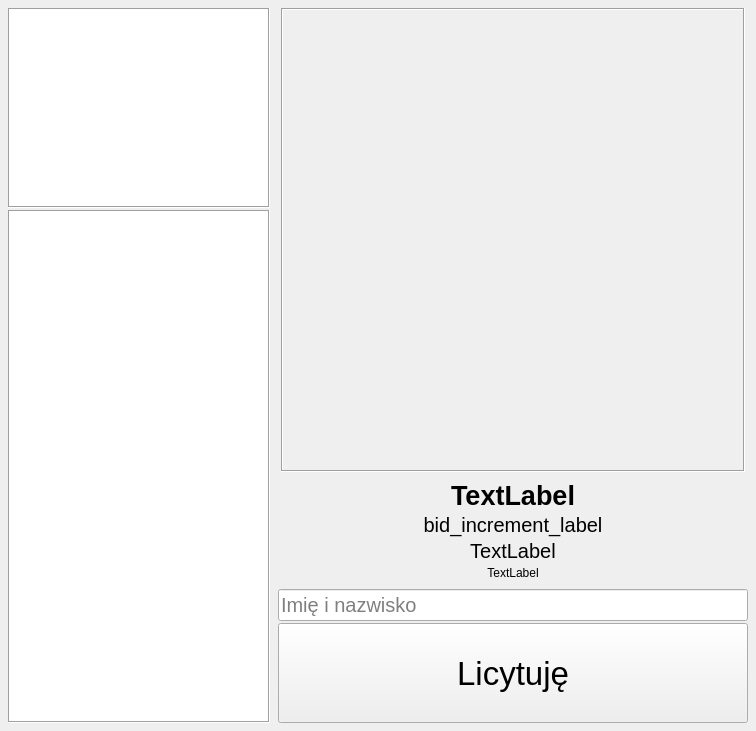
<?xml version="1.0" encoding="UTF-8"?>
<ui version="4.0">
 <class>MainWindow</class>
 <widget class="QMainWindow" name="MainWindow">
  <property name="geometry">
   <rect>
    <x>0</x>
    <y>0</y>
    <width>756</width>
    <height>731</height>
   </rect>
  </property>
  <property name="minimumSize">
   <size>
    <width>756</width>
    <height>731</height>
   </size>
  </property>
  <property name="maximumSize">
   <size>
    <width>756</width>
    <height>731</height>
   </size>
  </property>
  <property name="windowTitle">
   <string>MainWindow</string>
  </property>
  <widget class="QWidget" name="centralwidget">
   <layout class="QGridLayout" name="gridLayout_2">
    <property name="leftMargin">
     <number>4</number>
    </property>
    <property name="topMargin">
     <number>4</number>
    </property>
    <property name="rightMargin">
     <number>4</number>
    </property>
    <property name="bottomMargin">
     <number>4</number>
    </property>
    <property name="spacing">
     <number>2</number>
    </property>
    <item row="0" column="0">
     <widget class="QWidget" name="widget_6" native="true">
      <layout class="QHBoxLayout" name="horizontalLayout">
       <property name="spacing">
        <number>0</number>
       </property>
       <property name="leftMargin">
        <number>0</number>
       </property>
       <property name="topMargin">
        <number>0</number>
       </property>
       <property name="rightMargin">
        <number>0</number>
       </property>
       <property name="bottomMargin">
        <number>0</number>
       </property>
       <item>
        <widget class="QWidget" name="widget" native="true">
         <property name="minimumSize">
          <size>
           <width>270</width>
           <height>0</height>
          </size>
         </property>
         <property name="maximumSize">
          <size>
           <width>270</width>
           <height>16777215</height>
          </size>
         </property>
         <layout class="QVBoxLayout" name="verticalLayout_2">
          <property name="spacing">
           <number>2</number>
          </property>
          <property name="leftMargin">
           <number>4</number>
          </property>
          <property name="topMargin">
           <number>4</number>
          </property>
          <property name="rightMargin">
           <number>4</number>
          </property>
          <property name="bottomMargin">
           <number>4</number>
          </property>
          <item>
           <widget class="QTextEdit" name="text_opis">
            <property name="maximumSize">
             <size>
              <width>16777215</width>
              <height>200</height>
             </size>
            </property>
            <property name="frameShape">
             <enum>QFrame::Box</enum>
            </property>
            <property name="frameShadow">
             <enum>QFrame::Sunken</enum>
            </property>
            <property name="readOnly">
             <bool>true</bool>
            </property>
           </widget>
          </item>
          <item>
           <widget class="QListWidget" name="item_list">
            <property name="font">
             <font>
              <pointsize>15</pointsize>
             </font>
            </property>
            <property name="frameShape">
             <enum>QFrame::Box</enum>
            </property>
           </widget>
          </item>
         </layout>
        </widget>
       </item>
       <item>
        <widget class="QWidget" name="widget_2" native="true">
         <layout class="QVBoxLayout" name="verticalLayout_4">
          <property name="spacing">
           <number>0</number>
          </property>
          <property name="leftMargin">
           <number>0</number>
          </property>
          <property name="topMargin">
           <number>0</number>
          </property>
          <property name="rightMargin">
           <number>0</number>
          </property>
          <property name="bottomMargin">
           <number>0</number>
          </property>
          <item>
           <widget class="QWidget" name="widget_3" native="true">
            <layout class="QGridLayout" name="gridLayout">
             <property name="leftMargin">
              <number>4</number>
             </property>
             <property name="topMargin">
              <number>4</number>
             </property>
             <property name="rightMargin">
              <number>4</number>
             </property>
             <property name="bottomMargin">
              <number>4</number>
             </property>
             <property name="spacing">
              <number>2</number>
             </property>
             <item row="0" column="0">
              <widget class="QLabel" name="image_label">
               <property name="minimumSize">
                <size>
                 <width>464</width>
                 <height>464</height>
                </size>
               </property>
               <property name="maximumSize">
                <size>
                 <width>464</width>
                 <height>464</height>
                </size>
               </property>
               <property name="frameShape">
                <enum>QFrame::Box</enum>
               </property>
               <property name="frameShadow">
                <enum>QFrame::Sunken</enum>
               </property>
               <property name="text">
                <string/>
               </property>
               <property name="scaledContents">
                <bool>false</bool>
               </property>
               <property name="alignment">
                <set>Qt::AlignCenter</set>
               </property>
              </widget>
             </item>
            </layout>
           </widget>
          </item>
          <item>
           <widget class="QWidget" name="widget_4" native="true">
            <layout class="QVBoxLayout" name="verticalLayout_3">
             <property name="spacing">
              <number>2</number>
             </property>
             <property name="leftMargin">
              <number>4</number>
             </property>
             <property name="topMargin">
              <number>4</number>
             </property>
             <property name="rightMargin">
              <number>4</number>
             </property>
             <property name="bottomMargin">
              <number>4</number>
             </property>
             <item>
              <widget class="QLabel" name="price_label">
               <property name="font">
                <font>
                 <pointsize>20</pointsize>
                 <weight>75</weight>
                 <bold>true</bold>
                </font>
               </property>
               <property name="text">
                <string>TextLabel</string>
               </property>
               <property name="alignment">
                <set>Qt::AlignCenter</set>
               </property>
              </widget>
             </item>
             <item>
              <widget class="QLabel" name="bid_increment_label">
               <property name="font">
                <font>
                 <pointsize>15</pointsize>
                 <weight>50</weight>
                 <bold>false</bold>
                </font>
               </property>
               <property name="text">
                <string>bid_increment_label</string>
               </property>
               <property name="alignment">
                <set>Qt::AlignCenter</set>
               </property>
              </widget>
             </item>
             <item>
              <widget class="QLabel" name="time_left_label">
               <property name="font">
                <font>
                 <pointsize>15</pointsize>
                </font>
               </property>
               <property name="text">
                <string>TextLabel</string>
               </property>
               <property name="alignment">
                <set>Qt::AlignCenter</set>
               </property>
              </widget>
             </item>
             <item>
              <widget class="QLabel" name="koniec_lab">
               <property name="text">
                <string>TextLabel</string>
               </property>
               <property name="alignment">
                <set>Qt::AlignCenter</set>
               </property>
              </widget>
             </item>
            </layout>
           </widget>
          </item>
          <item>
           <widget class="QWidget" name="widget_5" native="true">
            <layout class="QVBoxLayout" name="verticalLayout">
             <property name="spacing">
              <number>2</number>
             </property>
             <property name="leftMargin">
              <number>4</number>
             </property>
             <property name="topMargin">
              <number>4</number>
             </property>
             <property name="rightMargin">
              <number>4</number>
             </property>
             <property name="bottomMargin">
              <number>4</number>
             </property>
             <item>
              <widget class="QLineEdit" name="name_input">
               <property name="font">
                <font>
                 <pointsize>15</pointsize>
                </font>
               </property>
               <property name="placeholderText">
                <string>Imię i nazwisko</string>
               </property>
              </widget>
             </item>
             <item>
              <widget class="QPushButton" name="bid_button">
               <property name="minimumSize">
                <size>
                 <width>0</width>
                 <height>100</height>
                </size>
               </property>
               <property name="font">
                <font>
                 <pointsize>25</pointsize>
                </font>
               </property>
               <property name="text">
                <string>Licytuję</string>
               </property>
              </widget>
             </item>
            </layout>
           </widget>
          </item>
         </layout>
        </widget>
       </item>
      </layout>
     </widget>
    </item>
   </layout>
  </widget>
 </widget>
 <resources/>
 <connections/>
</ui>
